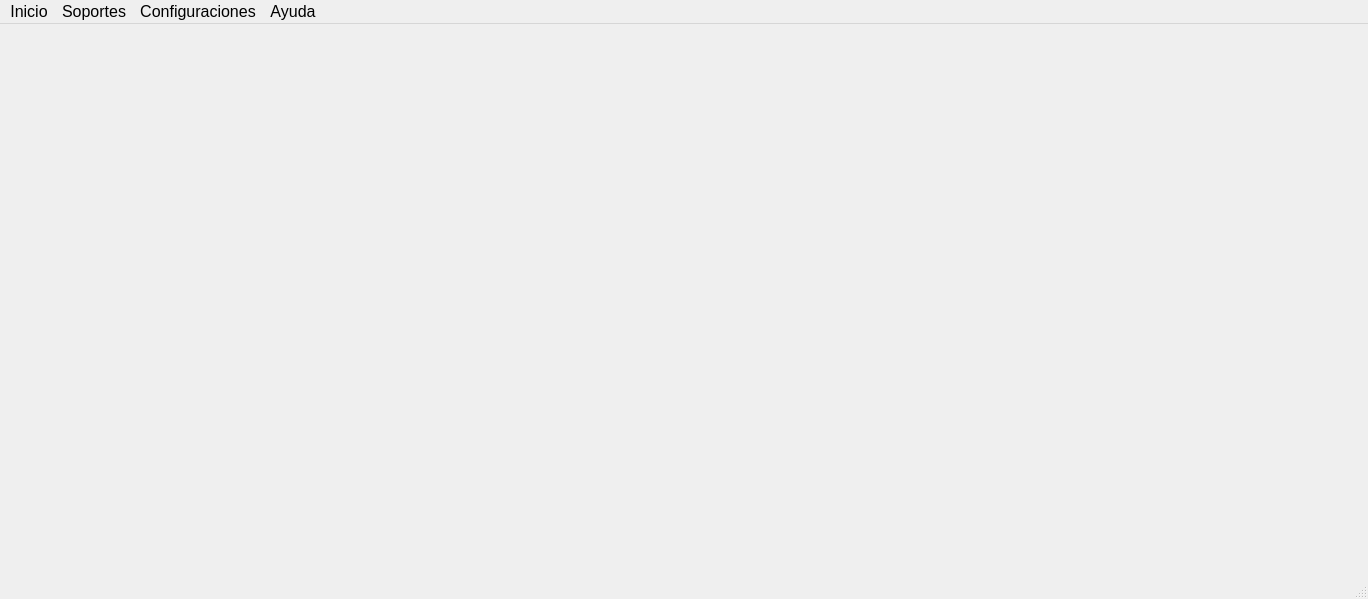
<?xml version="1.0" encoding="UTF-8"?>
<ui version="4.0">
 <class>MainWindow</class>
 <widget class="QMainWindow" name="MainWindow">
  <property name="geometry">
   <rect>
    <x>0</x>
    <y>0</y>
    <width>1368</width>
    <height>599</height>
   </rect>
  </property>
  <property name="windowTitle">
   <string>Asistente Soporte Inter WhatsApp Venezuela</string>
  </property>
  <property name="windowIcon">
   <iconset resource="images.qrc">
    <normaloff>:/images/images/icons/icon.png</normaloff>:/images/images/icons/icon.png</iconset>
  </property>
  <property name="iconSize">
   <size>
    <width>48</width>
    <height>48</height>
   </size>
  </property>
  <widget class="QWidget" name="centralwidget"/>
  <widget class="QMenuBar" name="menubar">
   <property name="geometry">
    <rect>
     <x>0</x>
     <y>0</y>
     <width>1368</width>
     <height>27</height>
    </rect>
   </property>
   <property name="font">
    <font>
     <pointsize>12</pointsize>
     <weight>50</weight>
     <bold>false</bold>
    </font>
   </property>
   <widget class="QMenu" name="menuInicio">
    <property name="font">
     <font>
      <pointsize>11</pointsize>
     </font>
    </property>
    <property name="title">
     <string>Inicio</string>
    </property>
    <property name="separatorsCollapsible">
     <bool>true</bool>
    </property>
    <property name="toolTipsVisible">
     <bool>true</bool>
    </property>
    <addaction name="exitAction"/>
   </widget>
   <widget class="QMenu" name="menuSoportes">
    <property name="font">
     <font>
      <pointsize>11</pointsize>
     </font>
    </property>
    <property name="mouseTracking">
     <bool>true</bool>
    </property>
    <property name="contextMenuPolicy">
     <enum>Qt::DefaultContextMenu</enum>
    </property>
    <property name="toolTip">
     <string>Soportes</string>
    </property>
    <property name="tearOffEnabled">
     <bool>false</bool>
    </property>
    <property name="title">
     <string>Soportes</string>
    </property>
    <property name="separatorsCollapsible">
     <bool>true</bool>
    </property>
    <property name="toolTipsVisible">
     <bool>true</bool>
    </property>
    <addaction name="actionInternet_HFC"/>
    <addaction name="actionTelevsi_n_por_cable"/>
    <addaction name="actionTelevisi_n_Satalital_DTH"/>
    <addaction name="actionFibra_Hogar"/>
    <addaction name="actionCorreos_electr_nicos"/>
   </widget>
   <widget class="QMenu" name="menuAyuda">
    <property name="font">
     <font>
      <pointsize>11</pointsize>
     </font>
    </property>
    <property name="title">
     <string>Configuraciones</string>
    </property>
    <addaction name="actionSettings_Dollar"/>
   </widget>
   <widget class="QMenu" name="menuAyuda_2">
    <property name="font">
     <font>
      <pointsize>11</pointsize>
     </font>
    </property>
    <property name="tearOffEnabled">
     <bool>true</bool>
    </property>
    <property name="title">
     <string>Ayuda</string>
    </property>
    <property name="separatorsCollapsible">
     <bool>true</bool>
    </property>
    <property name="toolTipsVisible">
     <bool>true</bool>
    </property>
    <addaction name="actionManual_de_usuario"/>
    <addaction name="actionAcerca_de"/>
   </widget>
   <addaction name="menuInicio"/>
   <addaction name="menuSoportes"/>
   <addaction name="menuAyuda"/>
   <addaction name="menuAyuda_2"/>
  </widget>
  <widget class="QStatusBar" name="statusbar"/>
  <action name="actionManual_de_usuario">
   <property name="text">
    <string>Manual de usuario</string>
   </property>
   <property name="shortcut">
    <string>F1</string>
   </property>
  </action>
  <action name="actionAcerca_de">
   <property name="text">
    <string>Acerca de</string>
   </property>
   <property name="shortcut">
    <string>F11</string>
   </property>
  </action>
  <action name="actionInternet_HFC">
   <property name="icon">
    <iconset resource="images.qrc">
     <normaloff>:/images/images/icons/ethernet.png</normaloff>:/images/images/icons/ethernet.png</iconset>
   </property>
   <property name="text">
    <string>Internet HFC</string>
   </property>
   <property name="font">
    <font>
     <pointsize>11</pointsize>
    </font>
   </property>
  </action>
  <action name="actionTelevsi_n_por_cable">
   <property name="icon">
    <iconset resource="images.qrc">
     <normaloff>:/images/images/icons/tv-antenna.png</normaloff>:/images/images/icons/tv-antenna.png</iconset>
   </property>
   <property name="text">
    <string>Televsión por cable</string>
   </property>
   <property name="font">
    <font>
     <pointsize>11</pointsize>
    </font>
   </property>
  </action>
  <action name="actionTelevisi_n_Satalital_DTH">
   <property name="icon">
    <iconset resource="images.qrc">
     <normaloff>:/images/images/icons/satelital.png</normaloff>:/images/images/icons/satelital.png</iconset>
   </property>
   <property name="text">
    <string>Televisión Satalital DTH</string>
   </property>
   <property name="font">
    <font>
     <pointsize>11</pointsize>
    </font>
   </property>
  </action>
  <action name="actionFibra_Hogar">
   <property name="icon">
    <iconset resource="images.qrc">
     <normaloff>:/images/images/icons/wi-fi-router.png</normaloff>:/images/images/icons/wi-fi-router.png</iconset>
   </property>
   <property name="text">
    <string>Fibra Hogar</string>
   </property>
   <property name="font">
    <font>
     <pointsize>11</pointsize>
    </font>
   </property>
  </action>
  <action name="actionCorreos_electr_nicos">
   <property name="icon">
    <iconset resource="images.qrc">
     <normaloff>:/images/images/icons/circled-envelope.png</normaloff>:/images/images/icons/circled-envelope.png</iconset>
   </property>
   <property name="text">
    <string>Correos electrónicos</string>
   </property>
   <property name="font">
    <font>
     <pointsize>11</pointsize>
    </font>
   </property>
  </action>
  <action name="exitAction">
   <property name="icon">
    <iconset resource="images.qrc">
     <normaloff>:/images/images/icons/close-window.png</normaloff>:/images/images/icons/close-window.png</iconset>
   </property>
   <property name="text">
    <string>Salir</string>
   </property>
   <property name="shortcut">
    <string>Ctrl+Q</string>
   </property>
  </action>
  <action name="actionSettings_Dollar">
   <property name="icon">
    <iconset resource="images.qrc">
     <normaloff>:/images/images/icons/dollar.png</normaloff>:/images/images/icons/dollar.png</iconset>
   </property>
   <property name="text">
    <string>Configuración Dolar</string>
   </property>
  </action>
 </widget>
 <resources>
  <include location="images.qrc"/>
 </resources>
 <connections/>
</ui>
